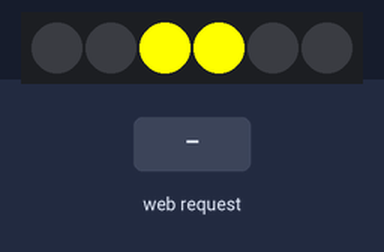
Bench run of a sketch on a simulated ESP32. Shown: 6 RGB LEDs in strip order, left to right. Inputs (shaded band) come from the test bench. WiFi joins after 1.5 s; servers stay silent unless stated; what the sketch prints to the serial monitor is not drawn.

Above: at 12.2 s.
12.3 s: HTTP request GET /green/on received
At 12.7 s:
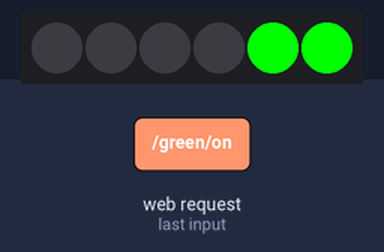
13.8 s: HTTP request GET /red/on received
At 15.0 s:
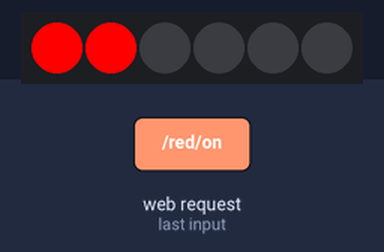
15.3 s: HTTP request GET /yellow/on received
At 16.2 s:
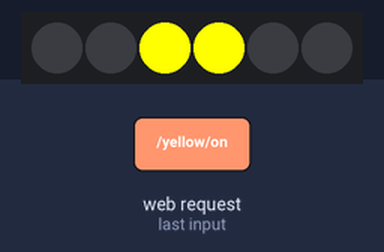
Timing chart, 0 to 18.3 s (numbered marks = the images above; inputs shaded):
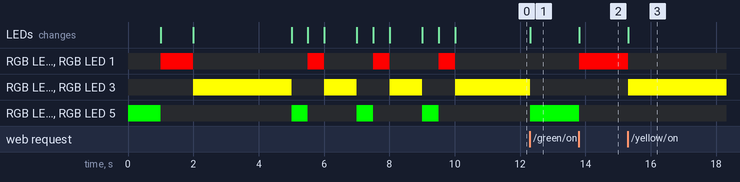

Measured:
- after the input at 12.3 s, RGB LED 2, RGB LED 3: RGB(255, 255, 0) → off at once; RGB LED 4, RGB LED 5: off → RGB(0, 255, 0) at once; the LEDs: change at once (image 1)
- after the input at 13.8 s, RGB LED 0, RGB LED 1: off → RGB(255, 0, 0) at once; RGB LED 4, RGB LED 5: RGB(0, 255, 0) → off at once; the LEDs: change at once (image 2)
- after the input at 15.3 s, RGB LED 0, RGB LED 1: RGB(255, 0, 0) → off at once; RGB LED 2, RGB LED 3: off → RGB(255, 255, 0) at once; the LEDs: change at once (image 3)

The sketch:

traffic_light.ino
```cpp
#include <Adafruit_NeoPixel.h>
#include <WiFi.h>

// Set web server port number to 80
WiFiServer server(80);
// Variable to store the HTTP request
String header;

// Current time
unsigned long currentTime = millis();
// Previous time
unsigned long previousTime = 0;
// Define timeout time in milliseconds (example: 2000ms = 2s)
const long timeoutTime = 2000;

String lightState = "green";

#define PIN        2
#define NUMPIXELS 6

Adafruit_NeoPixel pixels(NUMPIXELS, PIN, NEO_GRB + NEO_KHZ800);
#define DELAYVAL 500

// Replace with your network credentials
const char* ssid = "<change this to the AP/hotspot name>";
const char* password = "<change this to its password>";

void initWiFi() {
  WiFi.mode(WIFI_STA);
  WiFi.begin(ssid, password);
  Serial.print("Connecting to WiFi ..");
  while (WiFi.status() != WL_CONNECTED) {
    Serial.print('.');
    delay(1000);
  }
  Serial.println(WiFi.localIP());
}


void setup() {

  pixels.begin();
  pixels.setBrightness(255);
  Serial.begin(115200);

  displayInit();
  Serial.println("Starting wifi connection process");
  initWiFi();

  server.begin();
  Serial.print("RRSI: ");
  Serial.println(WiFi.RSSI());
  displayConnected();
  displayConnected();
  displayConnected();

}

void loop(){
  WiFiClient client = server.available();   // Listen for incoming clients

  if (client) {                             // If a new client connects,
    currentTime = millis();
    previousTime = currentTime;
    Serial.println("New Client.");          // print a message out in the serial port
    String currentLine = "";                // make a String to hold incoming data from the client
    while (client.connected() && currentTime - previousTime <= timeoutTime) {  // loop while the client's connected
      currentTime = millis();
      if (client.available()) {             // if there's bytes to read from the client,
        char c = client.read();             // read a byte, then
        Serial.write(c);                    // print it out the serial monitor
        header += c;
        if (c == '\n') {                    // if the byte is a newline character
          // if the current line is blank, you got two newline characters in a row.
          // that's the end of the client HTTP request, so send a response:
          if (currentLine.length() == 0) {
            // HTTP headers always start with a response code (e.g. HTTP/1.1 200 OK)
            // and a content-type so the client knows what's coming, then a blank line:
            client.println("HTTP/1.1 200 OK");
            client.println("Content-type:text/html");
            client.println("Connection: close");
            client.println();

            // turns the GPIOs on and off
            if (header.indexOf("GET /green/on") >= 0) {
              Serial.println("turning the light green");
              changeGreen();
              lightState = "green";
            } else if (header.indexOf("GET /red/on") >= 0) {
              Serial.println("turning the light red");
              changeRed();
              lightState = "red";
            } else if (header.indexOf("GET /yellow/on") >= 0) {
              Serial.println("turning the light yellow");
              changeYellow();
              lightState = "yellow";
            }

            // Display the HTML web page
            client.println("<!DOCTYPE html><html>");
            client.println("<head><meta name=\"viewport\" content=\"width=device-width, initial-scale=1\">");
            client.println("<link rel=\"icon\" href=\"data:,\">");
            // CSS to style the on/off buttons
            // Feel free to change the background-color and font-size attributes to fit your preferences
            client.println("<style>html { font-family: Helvetica; display: inline-block; margin: 0px auto; text-align: center;}");
            client.println(".button { background-color: #4CAF50; border: none; color: white; padding: 16px 40px;");
            client.println("text-decoration: none; font-size: 30px; margin: 2px; cursor: pointer;}");
            client.println(".button2 {background-color: #555555;}</style></head>");

            // Web Page Heading
            client.println("<body><h1>ESP32 Web Server</h1>");

            // Display current state, and ON/OFF buttons for GPIO 26
            client.println("<p>Light State " + lightState + "</p>");
            // If the output26State is off, it displays the ON button
            client.println("<p><a href=\"/green/on\"><button class=\"button\">turnGreen</button></a></p>");
            client.println("<p><a href=\"/red/on\"><button class=\"button\">turnRed</button></a></p>");
            client.println("<p><a href=\"/yellow/on\"><button class=\"button\">turnYellow</button></a></p>");
            client.println("</body></html>");

            // The HTTP response ends with another blank line
            client.println();
            // Break out of the while loop
            break;
          } else { // if you got a newline, then clear currentLine
            currentLine = "";
          }
        } else if (c != '\r') {  // if you got anything else but a carriage return character,
          currentLine += c;      // add it to the end of the currentLine
        }
      }
    }
    // Clear the header variable
    header = "";
    // Close the connection
    client.stop();
    Serial.println("Client disconnected.");
    Serial.println("");
  }
}

void displayInit(){

  changeGreen();
  delay(1000);
  changeRed();
  delay(1000);
  changeYellow();
  delay(1000);

}

void displayConnected(){
  pixels.clear();
  changeGreen();
  delay(500);
  pixels.clear();
  changeGreen();

  pixels.clear();
  changeRed();
  delay(500);
  pixels.clear();
  changeRed();

  pixels.clear();
  changeYellow();
  delay(500);
  pixels.clear();
  changeYellow();
  delay(500);
  pixels.clear();
}

void changeGreen(){
  pixels.clear();
  pixels.setPixelColor(4, pixels.Color(0, 255, 0));
  pixels.setPixelColor(5, pixels.Color(0, 255, 0));
  pixels.show();
}


void changeYellow(){
  pixels.clear();
  pixels.setPixelColor(2, pixels.Color(255, 255, 0));
  pixels.setPixelColor(3, pixels.Color(255, 255, 0));
  pixels.show();
}
void changeRed(){
  pixels.clear();
  pixels.setPixelColor(0, pixels.Color(255, 0, 0));
  pixels.setPixelColor(1, pixels.Color(255, 0, 0));
  pixels.show();
}
```
